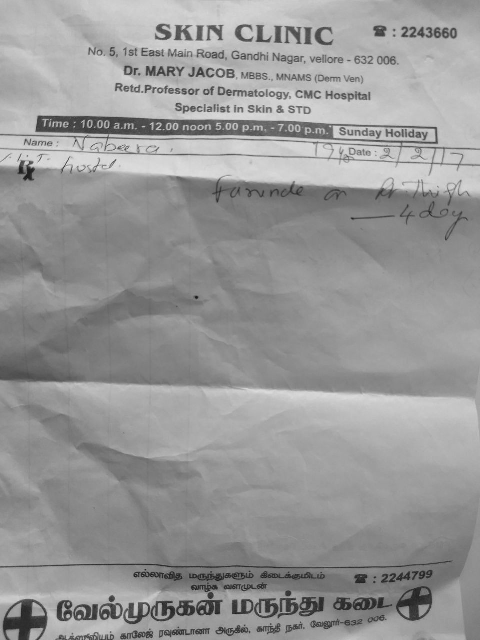
#> input picture app/Copy Move Forgery/CopyMoveDetection/test_images/Test-2.png, 480 x 640 px
$ python -i ela.py   (imports and definitions only)
#> lines starting #> are read from the running program, lines starting #| are printed output that depends on the picture
"""
Error Level Analysis (ELA) for document forgery detection.

ELA works by re-saving a JPEG image at a fixed quality level and computing
the absolute difference between the original and the re-compressed version.
Regions that were previously manipulated (and thus already compressed)
show lower error levels than untouched regions, making them visually distinct.

References:
  - Farid, H. (2009). "Image forgery detection." IEEE Signal Processing Magazine.
  - PMC 11323046 (2024): ELA + ResNet50 + CBAM, 96.21% accuracy on CASIA v2.
  - IJARCCE 2025: ELA + CNN achieving 96.21% on CASIA v2.
"""

from __future__ import annotations

import io
from pathlib import Path

import numpy as np
from PIL import Image


def generate_ela(
    source: str | Path | Image.Image,
    quality: int = 95,
    scale: int = 15,
) -> Image.Image:
    """Generate an Error Level Analysis (ELA) map.

    Args:
        source: Path to image or a PIL Image object.
        quality: JPEG re-compression quality (default 95).
                 Lower values amplify compression differences.
        scale: Multiplier applied to the absolute pixel differences so
               subtle changes become visible (default 15).

    Returns:
        PIL Image (RGB) showing the ELA map. Bright regions indicate
        potential manipulation.
    """
#> called with quality = 95, scale = 15
    if isinstance(source, (str, Path)):
        original = Image.open(source).convert("RGB")
    else:
        original = source.convert("RGB")

    buf = io.BytesIO()
    original.save(buf, format="JPEG", quality=quality)
    buf.seek(0)
    compressed = Image.open(buf).convert("RGB")

    orig_arr = np.array(original, dtype=np.float32)
    comp_arr = np.array(compressed, dtype=np.float32)

    ela_arr = np.abs(orig_arr - comp_arr) * scale
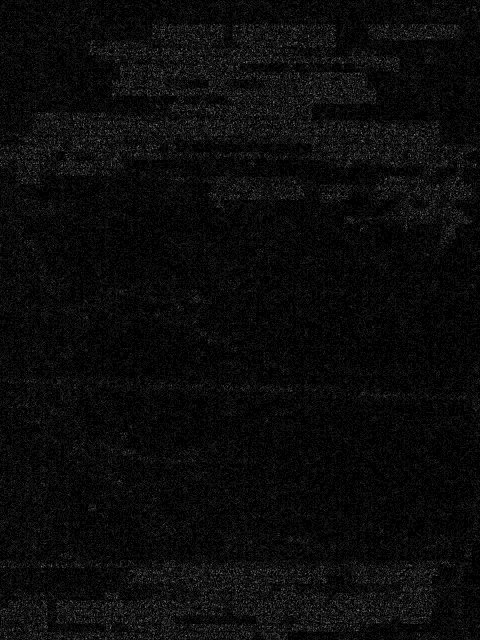
#> ela_arr: shape (640, 480, 3) float32; min 0, max 135, mean 10.6
    ela_arr = ela_arr.clip(0, 255).astype(np.uint8)

    return Image.fromarray(ela_arr)


def ela_score(ela_image: Image.Image) -> float:
    """Compute a scalar suspicion score from an ELA image.

    Higher values indicate more potential manipulation.

    Returns:
        Float in [0, 1] representing overall ELA intensity.
    """
    arr = np.array(ela_image, dtype=np.float32)
    max_possible = 255.0 * arr.shape[0] * arr.shape[1] * arr.shape[2]
    return float(arr.sum() / max_possible)


def ela_heatmap(ela_image: Image.Image) -> np.ndarray:
    """Convert an ELA image to a single-channel intensity map (grayscale).

    Useful for thresholding or feeding into downstream CNN classifiers.
    """
    gray = np.array(ela_image.convert("L"), dtype=np.float32)
    return gray / 255.0

>>> result = generate_ela('../../Copy Move Forgery/CopyMoveDetection/test_images/Test-2.png')
